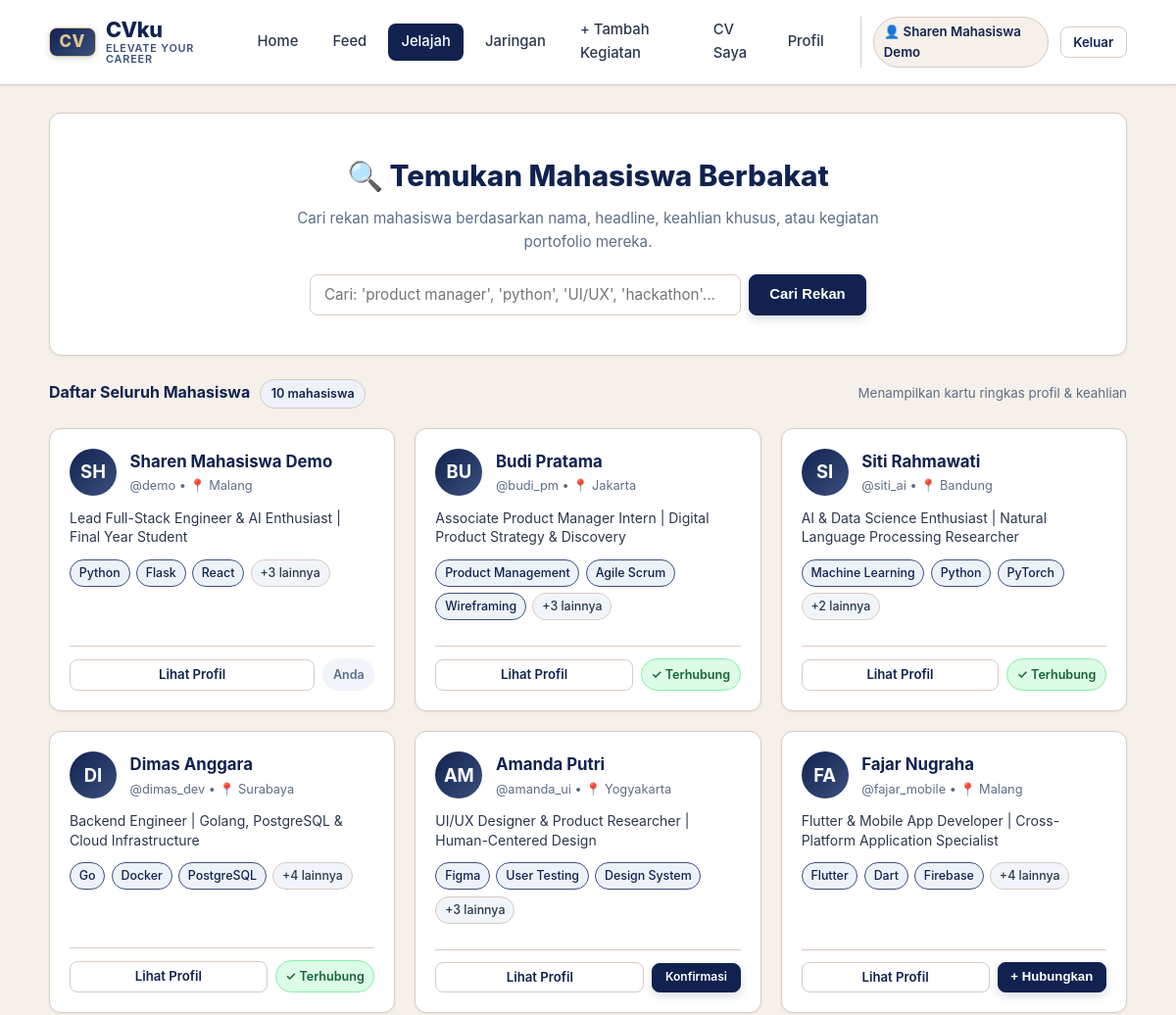
The page /jelajah (signed in, upper part) on the database as committed earlier.
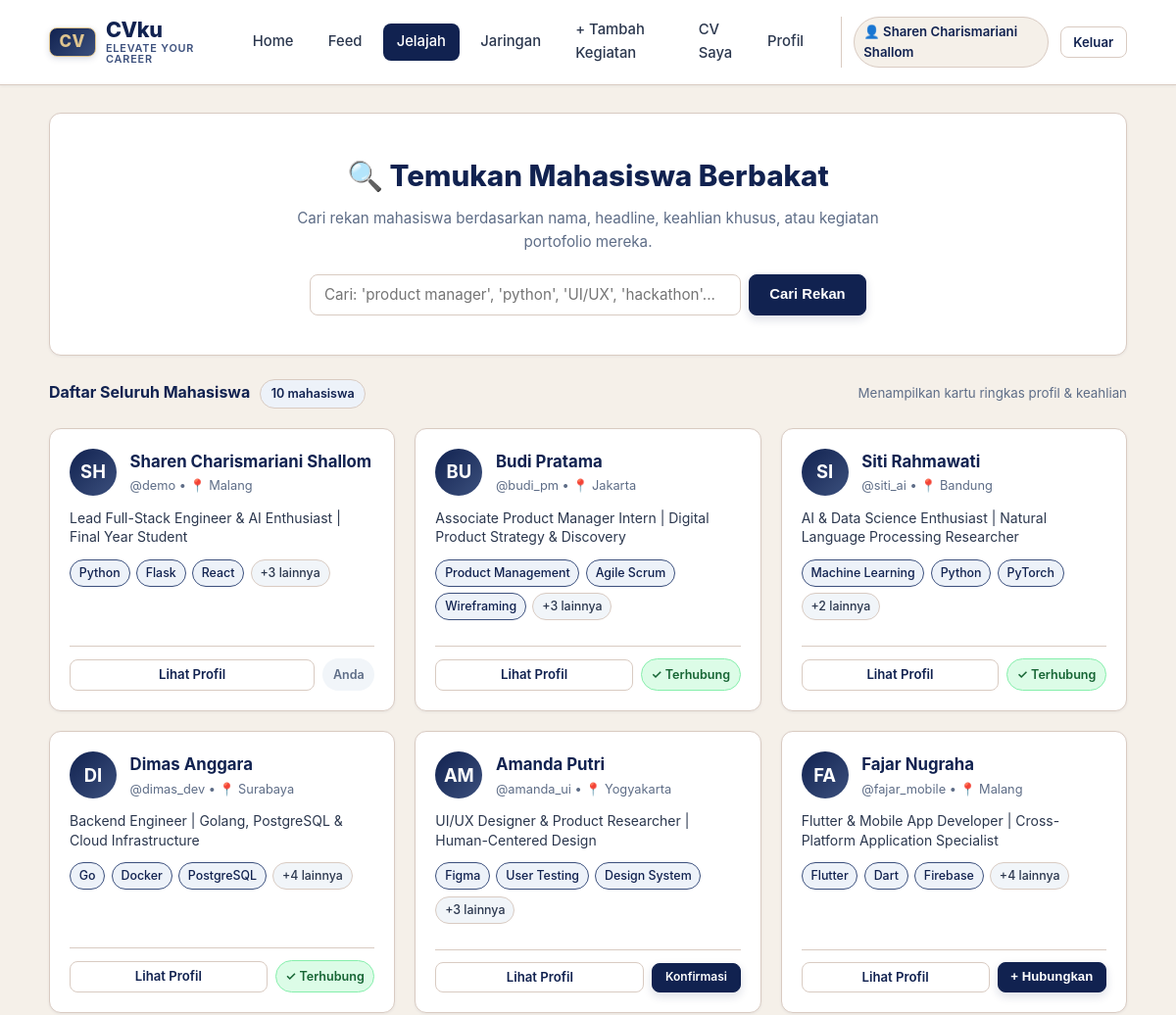
The same page on the database as committed later.
### tables this page shows
CREATE TABLE "pengguna" (
                id INTEGER PRIMARY KEY AUTOINCREMENT,
                username TEXT UNIQUE NOT NULL,
                password_hash TEXT NOT NULL,
                peran TEXT NOT NULL DEFAULT 'pengguna',
                nama TEXT,
                email TEXT,
                telepon TEXT,
                kota TEXT,
                linkedin TEXT,
                ringkasan TEXT,
                headline TEXT,
                skill TEXT
            );

### app.py (the view)
@app.route("/jelajah")
def jelajah_page():
    q = request.args.get("q", "").strip()
    user_id = session.get("user_id")
    daftar_mahasiswa = jaringan.cari_mahasiswa(q, id_saat_ini=user_id)
    return render_template("jelajah.html", daftar_mahasiswa=daftar_mahasiswa, q=q)

### app.py (called while the page is built)
@app.after_request
def add_no_cache_headers(response):
    response.headers["Cache-Control"] = "no-cache, no-store, must-revalidate, max-age=0"
    response.headers["Pragma"] = "no-cache"
    response.headers["Expires"] = "0"
    return response

@app.context_processor
def inject_waktu_server():
    return {
        "waktu_refresh": datetime.datetime.now().strftime("%H:%M:%S")
    }

### db.py (called while the page is built)
def koneksi():
    con = sqlite3.connect(DB_PATH)
    con.row_factory = sqlite3.Row
    con.execute("PRAGMA foreign_keys = ON")
    return con

### jaringan.py (called while the page is built)
def _parse_skill(skill_str):
    if not skill_str:
        return []
    return [s.strip() for s in skill_str.split(",") if s.strip()]

### templates/jelajah.html (shortened to what the changed rows need)
{% extends "base.html" %}
{% block content %}
<div class="card" style="margin-bottom: 1.5rem;">
  <div style="text-align: center; max-width: 650px; margin: 0 auto; padding: 1rem 0;">
    <h1 style="font-size: 1.85rem; font-weight: 800; color: var(--dark); margin-bottom: 0.5rem;">
      🔍 Temukan Mahasiswa Berbakat
    </h1>
  </div>
</div>
{% if daftar_mahasiswa %}
  <div class="user-card-grid">
    {% for m in daftar_mahasiswa %}
      <div class="user-card">
        <div>
          <div style="display: flex; align-items: flex-start; gap: 0.85rem; margin-bottom: 0.75rem;">
            <div class="avatar-circle">
              {{ (m.nama or m.username)[:2]|upper }}
            </div>
            <div style="flex: 1; min-width: 0;">
              <h3 style="font-size: 1.05rem; font-weight: 700; margin: 0; white-space: nowrap; overflow: hidden; text-overflow: ellipsis;">
                <a href="{{ url_for('profil_publik_page', id=m.id) }}" style="color: var(--dark);">
                  {{ m.nama or m.username }}
                </a>
              </h3>
              <p style="font-size: 0.8rem; color: var(--muted); margin: 0.1rem 0 0 0;">
                @{{ m.username }} {% if m.kota %}• 📍 {{ m.kota }}{% endif %}
              </p>
            </div>
          </div>
          <p style="font-size: 0.875rem; color: var(--slate); line-height: 1.4; margin-bottom: 0.75rem; display: -webkit-box; -webkit-line-clamp: 2; -webkit-box-orient: vertical; overflow: hidden; min-height: 2.5rem;">
            {{ m.headline or 'Mahasiswa aktif berportofolio di CVku Network.' }}
          </p>
          <div class="skill-tags">
            {% if m.tiga_skill %}
              {% for s in m.tiga_skill %}
                <span class="skill-tag skill-tag-primary">{{ s }}</span>
              {% endfor %}
              {% if m.skill_list|length > 3 %}
                <span class="skill-tag" title="{{ m.skill }}">+{{ m.skill_list|length - 3 }} lainnya</span>
              {% endif %}
            {% else %}
              <span class="skill-tag" style="color: var(--muted); font-style: italic;">Belum ada tag skill</span>
            {% endif %}
          </div>
        </div>
        <div style="display: flex; gap: 0.5rem; margin-top: 1rem; pt: 0.75rem; border-top: 1px solid var(--border); padding-top: 0.75rem; align-items: center; justify-content: space-between;">
          <a href="{{ url_for('profil_publik_page', id=m.id) }}" class="btn btn-outline btn-sm" style="flex: 1; text-align: center;">
            Lihat Profil
          </a>
          {% if session.get('user_id') %}
            {% if m.id == session.get('user_id') %}
              <span class="badge" style="background: #f1f5f9; color: var(--muted); padding: 0.35rem 0.6rem;">Anda</span>
            {% elif m.status_koneksi == 'terhubung' %}
              <span class="badge" style="background: #dcfce7; color: #166534; border: 1px solid #86efac; padding: 0.35rem 0.6rem;">✓ Terhubung</span>
            {% elif m.status_koneksi == 'menunggu_keluar' %}
              <span class="badge" style="background: #fef3c7; color: #92400e; border: 1px solid #fde68a; padding: 0.35rem 0.6rem;">⏳ Menunggu</span>
            {% elif m.status_koneksi == 'menunggu_masuk' %}
              <a href="{{ url_for('jaringan_page', tab='permintaan') }}" class="btn btn-primary btn-sm" style="font-size: 0.75rem;">Konfirmasi</a>
            {% else %}
              <form method="POST" action="{{ url_for('kirim_koneksi_action', id=m.id) }}" style="margin: 0;">
                <button type="submit" class="btn btn-primary btn-sm">
                  + Hubungkan
                </button>
              </form>
            {% endif %}
          {% else %}
            <a href="{{ url_for('login') }}" class="btn btn-primary btn-sm" title="Masuk untuk menghubungkan">
              + Hubungkan
            </a>
          {% endif %}
        </div>
      </div>
    {% endfor %}
  </div>
{% endif %}
{% endblock %}

### templates/base.html (shortened to what this page needs)
<!DOCTYPE html>
<html lang="id">
<head>
  <link rel="stylesheet" href="{{ url_for('static', filename='css/style.css') }}">
</head>
<body>
  <nav class="navbar">
    <div class="nav-container">
      <a href="{{ url_for('beranda') }}" class="brand" title="CVku — Elevate Your Career">
        <span class="brand-badge">CV</span>
        <div class="brand-text">
          <span class="brand-title">CVku</span>
          <span class="brand-subtitle">elevate your career</span>
        </div>
      </a>
      <ul class="nav-menu">
        <li class="nav-item {% if request.endpoint == 'beranda' and not request.query_string %}active{% endif %}">
          <a href="{{ url_for('beranda') }}">Home</a>
        </li>
        {% if session.get('user_id') %}
          <li class="nav-item {% if request.endpoint == 'feed_page' %}active{% endif %}">
            <a href="{{ url_for('feed_page') }}">Feed</a>
          </li>
          <li class="nav-item {% if request.endpoint == 'jelajah_page' %}active{% endif %}">
            <a href="{{ url_for('jelajah_page') }}">Jelajah</a>
          </li>
          <li class="nav-item {% if request.endpoint == 'jaringan_page' %}active{% endif %}">
            <a href="{{ url_for('jaringan_page') }}">Jaringan</a>
          </li>
          <li class="nav-item {% if request.endpoint == 'tambah_pencapaian_page' %}active{% endif %}">
            <a href="{{ url_for('tambah_pencapaian_page') }}">+ Tambah Kegiatan</a>
          </li>
          <li class="nav-item {% if request.endpoint == 'cv_preview_page' %}active{% endif %}">
            <a href="{{ url_for('cv_preview_page') }}">CV Saya</a>
          </li>
          <li class="nav-item {% if request.endpoint == 'profil' %}active{% endif %}">
            <a href="{{ url_for('profil') }}">Profil</a>
          </li>
        {% endif %}
      </ul>
      {% if session.get('user_id') %}
        <div class="nav-user">
          <a href="{{ url_for('profil_publik_page', id=session.get('user_id')) }}" class="user-badge" style="text-decoration: none;" title="Buka Profil Publik Saya">
            👤 {{ session.get('nama') or session.get('username') }}
          </a>
          <a href="{{ url_for('logout') }}" class="btn btn-outline btn-sm">Keluar</a>
        </div>
      {% endif %}
    </div>
  </nav>
  <main class="main-content">
    {% block content %}{% endblock %}
  </main>
</body>
</html>

Rows that differ between the two databases and show on the page:
changed pengguna "SH": get "Sharen Mahasiswa Demo" → "Sharen Charismariani Shallom"; nama "Sharen Mahasiswa Demo" → "Sharen Charismariani Shallom"
